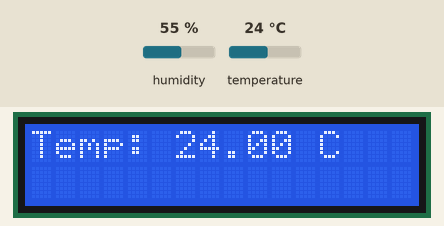
Recording of a sketch running on a simulated Arduino Uno, built with avr-gcc and run on an emulated ATmega328P. On the bench: 16×2 character LCD. The inputs (shaded band) are chosen by the test bench; at power-on: temperature 24 °C, humidity 55 %.

Above: at 3.2 s.
3.3 s: temperature set to 12 °C
At 4.4 s:
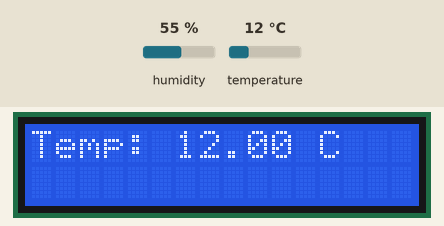
6.0 s: temperature set to 19 °C
At 7.0 s:
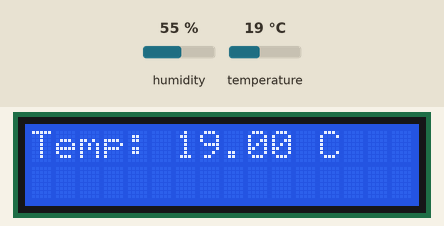
8.7 s: temperature set to 28 °C
At 10.8 s:
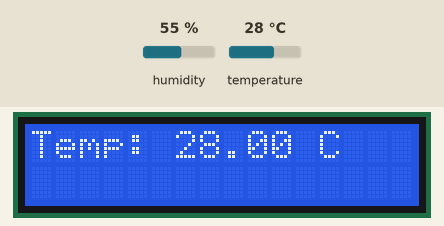
Timing chart, 0 to 12.3 s (numbered marks = the images above; inputs shaded):
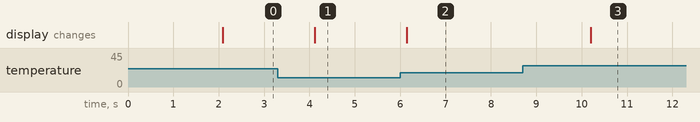

Measured:
- after the input at 3.3 s, the display: changes after 0.82 s (image 1)
- after the input at 6.0 s, the display: changes after 0.15 s (image 2)
- after the input at 8.7 s, the display: changes after 1.5 s (image 3)

The sketch:

Temperature_Monitor__1_.ino
```cpp
#include <LiquidCrystal.h>

// Initialize the LCD pins
// RS, E, D4, D5, D6, D7
LiquidCrystal lcd(7, 8, 9, 10, 11, 12);

// Define the DHT sensor type and pin
#define DHTPIN 2     // DHT sensor is connected to pin D2
#define DHTTYPE DHT11  // DHT 11 sensor type
#include <DHT.h>
DHT dht(DHTPIN, DHTTYPE);

void setup() {
  // Initialize the LCD
  lcd.begin(16, 2);
  lcd.setCursor(0, 0);
  lcd.print("Temp Monitor");
  lcd.setCursor(0, 1);
  lcd.print("Initializing...");
  delay(2000);
  lcd.clear();

  // Initialize the DHT sensor
  dht.begin();
}

void loop() {
  // Read temperature from the DHT sensor
  float temp = dht.readTemperature();

  // Check if the reading is valid
  if (isnan(temp)) {
    lcd.setCursor(0, 0);
    lcd.print("Sensor Error!");
    lcd.setCursor(0, 1);
    lcd.print("Check Wiring!");
  } else {
    // Display the temperature
    lcd.setCursor(0, 0);
    lcd.print("Temp: ");
    lcd.print(temp);
    lcd.print(" C");

    // Optional: Add a delay between readings
    delay(1000);
  }
}
```
